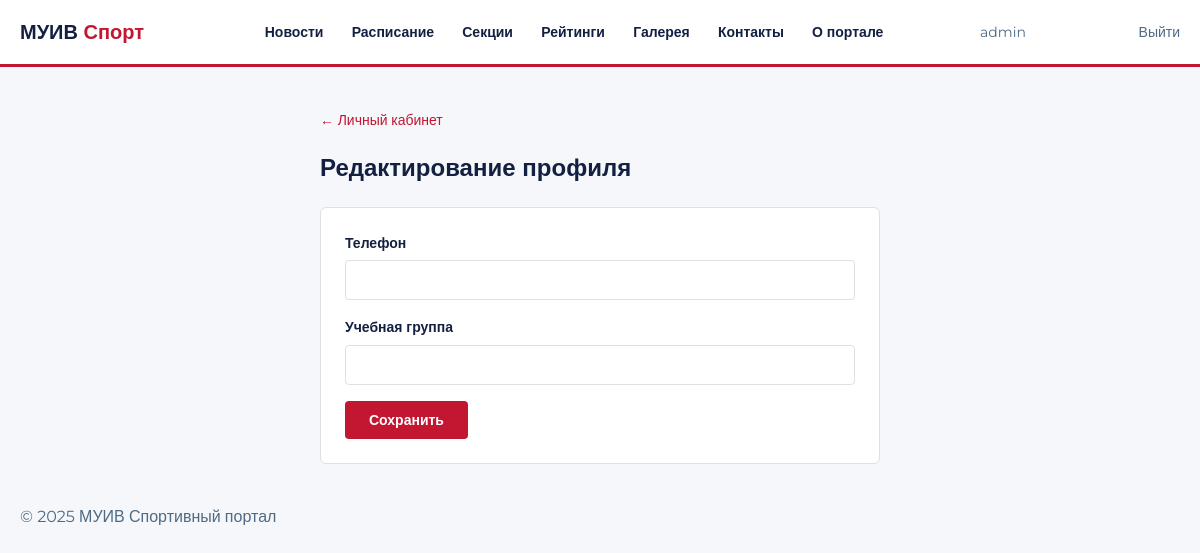
Before: /profile/edit/ (signed in) with the older database file.
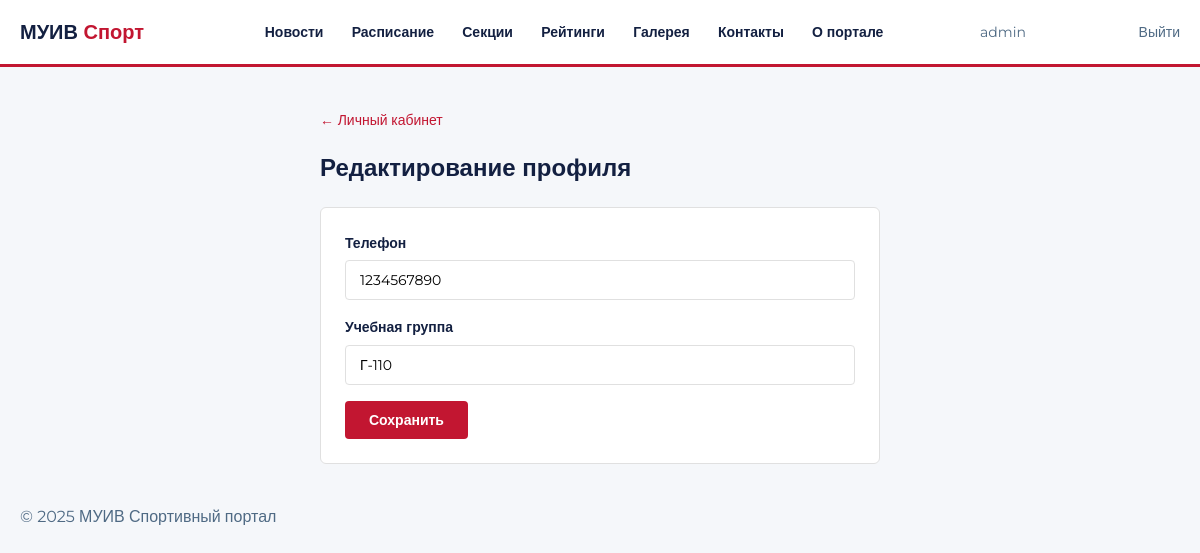
After: the same page with the newer database file.
### main/models.py (models this page shows, shortened)
class UserProfile(models.Model):
    ROLES = [
        ('student', 'Студент'),
        ('coach',   'Тренер'),
        ('admin',   'Администратор'),
    ]
    user  = models.OneToOneField(User, on_delete=models.CASCADE, verbose_name='Пользователь')
    role  = models.CharField(max_length=20, choices=ROLES, default='student', verbose_name='Роль')
    phone = models.CharField(max_length=20, blank=True, verbose_name='Телефон')
    group = models.CharField(max_length=20, blank=True, verbose_name='Учебная группа')
    class Meta:
        verbose_name        = 'Профиль'
        verbose_name_plural = 'Профили пользователей'

### main/views.py (the view)
# urls.py: path('profile/edit/', views.profile_edit, name='profile_edit'),
@login_required
def profile_edit(request):
    profile = request.user.userprofile
    if request.method == 'POST':
        profile.phone = request.POST.get('phone')
        profile.group = request.POST.get('group')
        profile.save()
        return redirect('/profile/')
    return render(request, 'profile/edit.html', {'profile': profile})

### templates/profile/edit.html (shortened to what this page needs)
{% extends 'base.html' %}
{% block content %}
<div style="max-width: 600px; margin: 40px auto; padding: 0 20px;">
  <a href="/profile/" style="font-size: 14px;">← Личный кабинет</a>
  <h2 style="margin-top: 16px;">Редактирование профиля</h2>
  <div style="background: var(--white); border: 1px solid var(--border); border-radius: 6px; padding: 24px; margin-top: 20px;">
    <form method="post">
      <div style="margin-bottom: 16px;">
        <label style="display: block; font-size: 14px; font-weight: 600; margin-bottom: 6px;">Телефон</label>
        <input type="text" name="phone" value="{{ profile.phone }}"
          style="display: block; width: 100%; padding: 10px 14px; border: 1.5px solid var(--border); border-radius: 4px; font-size: 14px; font-family: inherit; outline: none;">
      </div>
      <div style="margin-bottom: 16px;">
        <label style="display: block; font-size: 14px; font-weight: 600; margin-bottom: 6px;">Учебная группа</label>
        <input type="text" name="group" value="{{ profile.group }}"
          style="display: block; width: 100%; padding: 10px 14px; border: 1.5px solid var(--border); border-radius: 4px; font-size: 14px; font-family: inherit; outline: none;">
      </div>
      <button type="submit"
        style="padding: 10px 24px; background: var(--red); color: var(--white); border: none; border-radius: 4px; font-size: 14px; font-weight: 600; font-family: inherit; cursor: pointer;">
        Сохранить
      </button>
    </form>
  </div>
</div>
{% endblock %}

### templates/base.html (shortened to what this page needs)
{% load static %}
<!DOCTYPE html>
<html lang="ru">
<head>
  <link rel="stylesheet" href="{% static 'css/style.css' %}">
</head>
<body>
  <div style="background: var(--white); border-bottom: 3px solid var(--red); padding: 16px 0;">
    <div class="container" style="display: flex; align-items: center; justify-content: space-between;">
      <a href="/" style="font-size: 20px; font-weight: 700; color: var(--dark);">МУИВ <span style="color: var(--red);">Спорт</span></a>
      <nav>
        <a href="/news/" style="margin-left: 24px; font-size: 14px; font-weight: 600; color: var(--dark);">Новости</a>
        <a href="/schedule/" style="margin-left: 24px; font-size: 14px; font-weight: 600; color: var(--dark);">Расписание</a>
        <a href="/sports/" style="margin-left: 24px; font-size: 14px; font-weight: 600; color: var(--dark);">Секции</a>
        <a href="/ratings/" style="margin-left: 24px; font-size: 14px; font-weight: 600; color: var(--dark);">Рейтинги</a>
        <a href="/gallery/" style="margin-left: 24px; font-size: 14px; font-weight: 600; color: var(--dark);">Галерея</a>
        <a href="/contacts/" style="margin-left: 24px; font-size: 14px; font-weight: 600; color: var(--dark);">Контакты</a>
        <a href="/about/" style="margin-left: 24px; font-size: 14px; font-weight: 600; color: var(--dark);">О портале</a>
      </nav>
      {% if user.is_authenticated %}
        <a href="/profile/" style="font-size: 14px; color: var(--muted);">{{ user.username }}</a>
        <a href="/accounts/logout/" style="font-size: 14px; color: var(--muted); margin-left: 16px;">Выйти</a>
      {% else %}
        <a href="/accounts/login/" style="padding: 8px 20px; background: var(--red); color: var(--white); border-radius: 4px; font-size: 14px; font-weight: 600;">Войти</a>
      {% endif %}
    </div>
  </div>
  {% block content %}{% endblock %}
  <footer>
    <div class="container">
      <p>© 2025 МУИВ Спортивный портал</p>
    </div>
  </footer>
</body>
</html>

### static/css/style.css (style rules this page uses)
:root { --red: #C21631; --dark: #132041; --muted: #4F6A84; --border: #E0E0E0; --bg: #F5F7FA; --white: #FFFFFF; }
* { box-sizing: border-box; margin: 0; padding: 0; }
body { font-family: 'Montserrat', sans-serif; font-size: 16px; color: var(--dark); background: var(--bg); line-height: 1.6; }
.container { max-width: 1200px; margin: 0 auto; padding: 0 20px; }
h1, h2, h3 { font-weight: 700; margin-bottom: 16px; }
p { color: var(--muted); margin-bottom: 12px; }
a { color: var(--red); text-decoration: none; }

Changed rows visible on the page:
now on this page (row edited): UserProfile: phone "1234567890", group "Г-110"
